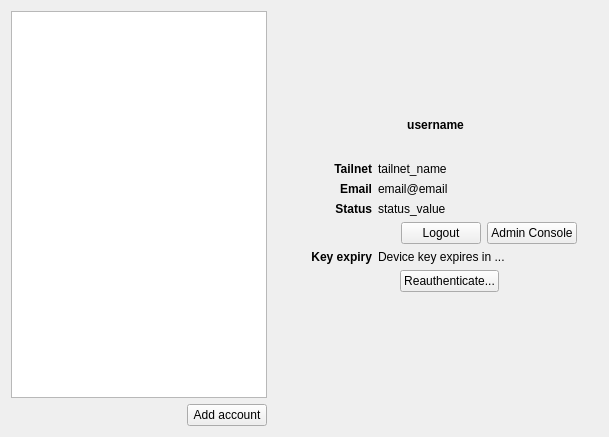
      <widget class="QWidget" name="tabAccount">
       <attribute name="icon">
        <iconset theme="user-offline"/>
       </attribute>
       <attribute name="title">
        <string>Account</string>
       </attribute>
       <layout class="QVBoxLayout" name="verticalLayout_16">
        <item>
         <layout class="QHBoxLayout" name="horizontalLayout_11">
          <item>
           <layout class="QVBoxLayout" name="verticalLayout_15">
            <property name="sizeConstraint">
             <enum>QLayout::SizeConstraint::SetMinimumSize</enum>
            </property>
            <item>
             <widget class="QListWidget" name="lstAccounts">
              <property name="sizePolicy">
               <sizepolicy hsizetype="Preferred" vsizetype="Expanding">
                <horstretch>0</horstretch>
                <verstretch>0</verstretch>
               </sizepolicy>
              </property>
              <property name="maximumSize">
               <size>
                <width>16777215</width>
                <height>16777215</height>
               </size>
              </property>
              <property name="selectionRectVisible">
               <bool>true</bool>
              </property>
             </widget>
            </item>
            <item>
             <layout class="QHBoxLayout" name="horizontalLayout_9">
              <property name="spacing">
               <number>2</number>
              </property>
              <item>
               <spacer name="horizontalSpacer_5">
                <property name="orientation">
                 <enum>Qt::Orientation::Horizontal</enum>
                </property>
                <property name="sizeType">
                 <enum>QSizePolicy::Policy::MinimumExpanding</enum>
                </property>
                <property name="sizeHint" stdset="0">
                 <size>
                  <width>20</width>
                  <height>20</height>
                 </size>
                </property>
               </spacer>
              </item>
              <item>
               <widget class="QPushButton" name="btnAddAccount">
                <property name="sizePolicy">
                 <sizepolicy hsizetype="Fixed" vsizetype="Fixed">
                  <horstretch>0</horstretch>
                  <verstretch>0</verstretch>
                 </sizepolicy>
                </property>
                <property name="text">
                 <string>Add account</string>
                </property>
               </widget>
              </item>
             </layout>
            </item>
           </layout>
          </item>
          <item>
           <widget class="QWidget" name="widget_6" native="true">
            <property name="minimumSize">
             <size>
              <width>325</width>
              <height>0</height>
             </size>
            </property>
            <layout class="QVBoxLayout" name="verticalLayout_18">
             <item>
              <layout class="QVBoxLayout" name="verticalLayout_17">
               <item>
                <layout class="QHBoxLayout" name="horizontalLayout_16">
                 <item>
                  <spacer name="horizontalSpacer_7">
                   <property name="orientation">
                    <enum>Qt::Orientation::Horizontal</enum>
                   </property>
                   <property name="sizeHint" stdset="0">
                    <size>
                     <width>40</width>
                     <height>20</height>
                    </size>
                   </property>
                  </spacer>
                 </item>
                 <item>
                  <widget class="QLabel" name="lblUserImage">
                   <property name="sizePolicy">
                    <sizepolicy hsizetype="Fixed" vsizetype="Fixed">
                     <horstretch>0</horstretch>
                     <verstretch>0</verstretch>
                    </sizepolicy>
                   </property>
                   <property name="minimumSize">
                    <size>
                     <width>92</width>
                     <height>92</height>
                    </size>
                   </property>
                   <property name="maximumSize">
                    <size>
                     <width>92</width>
                     <height>92</height>
                    </size>
                   </property>
                   <property name="text">
                    <string/>
                   </property>
                   <property name="pixmap">
                    <pixmap resource="resources.qrc">:/icons/tray-on.png</pixmap>
                   </property>
                   <property name="scaledContents">
                    <bool>true</bool>
                   </property>
                  </widget>
                 </item>
                 <item>
                  <spacer name="horizontalSpacer_8">
                   <property name="orientation">
                    <enum>Qt::Orientation::Horizontal</enum>
                   </property>
                   <property name="sizeHint" stdset="0">
                    <size>
                     <width>40</width>
                     <height>20</height>
                    </size>
                   </property>
                  </spacer>
                 </item>
                </layout>
               </item>
               <item>
                <widget class="QLabel" name="lblUsername">
                 <property name="font">
                  <font>
                   <bold>true</bold>
                  </font>
                 </property>
                 <property name="text">
                  <string>username</string>
                 </property>
                 <property name="alignment">
                  <set>Qt::AlignmentFlag::AlignCenter</set>
                 </property>
                </widget>
               </item>
               <item>
                <spacer name="verticalSpacer_10">
                 <property name="orientation">
                  <enum>Qt::Orientation::Vertical</enum>
                 </property>
                 <property name="sizeType">
                  <enum>QSizePolicy::Policy::Minimum</enum>
                 </property>
                 <property name="sizeHint" stdset="0">
                  <size>
                   <width>89</width>
                   <height>24</height>
                  </size>
                 </property>
                </spacer>
               </item>
              </layout>
             </item>
             <item>
              <layout class="QHBoxLayout" name="horizontalLayout_15">
               <item>
                <widget class="QLabel" name="label_12">
                 <property name="sizePolicy">
                  <sizepolicy hsizetype="Minimum" vsizetype="Preferred">
                   <horstretch>0</horstretch>
                   <verstretch>0</verstretch>
                  </sizepolicy>
                 </property>
                 <property name="minimumSize">
                  <size>
                   <width>90</width>
                   <height>0</height>
                  </size>
                 </property>
                 <property name="maximumSize">
                  <size>
                   <width>90</width>
                   <height>16777215</height>
                  </size>
                 </property>
                 <property name="font">
                  <font>
                   <bold>true</bold>
                  </font>
                 </property>
                 <property name="text">
                  <string>Tailnet</string>
                 </property>
                 <property name="alignment">
                  <set>Qt::AlignmentFlag::AlignRight|Qt::AlignmentFlag::AlignTrailing|Qt::AlignmentFlag::AlignVCenter</set>
                 </property>
                </widget>
               </item>
               <item>
                <widget class="QLabel" name="lblTailnetName">
                 <property name="font">
                  <font>
                   <bold>false</bold>
                  </font>
                 </property>
                 <property name="text">
                  <string>tailnet_name</string>
                 </property>
                 <property name="alignment">
                  <set>Qt::AlignmentFlag::AlignLeading|Qt::AlignmentFlag::AlignLeft|Qt::AlignmentFlag::AlignVCenter</set>
                 </property>
                </widget>
               </item>
              </layout>
             </item>
             <item>
              <layout class="QHBoxLayout" name="horizontalLayout_14">
               <item>
                <widget class="QLabel" name="label_13">
                 <property name="sizePolicy">
                  <sizepolicy hsizetype="Minimum" vsizetype="Preferred">
                   <horstretch>0</horstretch>
                   <verstretch>0</verstretch>
                  </sizepolicy>
                 </property>
                 <property name="minimumSize">
                  <size>
                   <width>90</width>
                   <height>0</height>
                  </size>
                 </property>
                 <property name="maximumSize">
                  <size>
                   <width>90</width>
                   <height>16777215</height>
                  </size>
                 </property>
                 <property name="font">
                  <font>
                   <bold>true</bold>
                  </font>
                 </property>
                 <property name="text">
                  <string>Email</string>
                 </property>
                 <property name="alignment">
                  <set>Qt::AlignmentFlag::AlignRight|Qt::AlignmentFlag::AlignTrailing|Qt::AlignmentFlag::AlignVCenter</set>
                 </property>
                </widget>
               </item>
               <item>
                <widget class="QLabel" name="lblEmail">
                 <property name="font">
                  <font>
                   <bold>false</bold>
                  </font>
                 </property>
                 <property name="text">
                  <string>email@email</string>
                 </property>
                 <property name="alignment">
                  <set>Qt::AlignmentFlag::AlignLeading|Qt::AlignmentFlag::AlignLeft|Qt::AlignmentFlag::AlignVCenter</set>
                 </property>
                </widget>
               </item>
              </layout>
             </item>
             <item>
              <layout class="QHBoxLayout" name="horizontalLayout_13">
               <item>
                <widget class="QLabel" name="label_14">
                 <property name="sizePolicy">
                  <sizepolicy hsizetype="Minimum" vsizetype="Preferred">
                   <horstretch>0</horstretch>
                   <verstretch>0</verstretch>
                  </sizepolicy>
                 </property>
                 <property name="minimumSize">
                  <size>
                   <width>90</width>
                   <height>0</height>
                  </size>
                 </property>
                 <property name="maximumSize">
                  <size>
                   <width>90</width>
                   <height>16777215</height>
                  </size>
                 </property>
                 <property name="font">
                  <font>
                   <bold>true</bold>
                  </font>
                 </property>
                 <property name="text">
                  <string>Status</string>
                 </property>
                 <property name="alignment">
                  <set>Qt::AlignmentFlag::AlignRight|Qt::AlignmentFlag::AlignTrailing|Qt::AlignmentFlag::AlignVCenter</set>
                 </property>
                </widget>
               </item>
               <item>
                <widget class="QLabel" name="lblStatus">
                 <property name="font">
                  <font>
                   <bold>false</bold>
                  </font>
                 </property>
                 <property name="text">
                  <string>status_value</string>
                 </property>
                 <property name="alignment">
                  <set>Qt::AlignmentFlag::AlignLeading|Qt::AlignmentFlag::AlignLeft|Qt::AlignmentFlag::AlignVCenter</set>
                 </property>
                </widget>
               </item>
              </layout>
             </item>
             <item>
              <layout class="QHBoxLayout" name="horizontalLayout_18">
               <item>
                <spacer name="horizontalSpacer_9">
                 <property name="orientation">
                  <enum>Qt::Orientation::Horizontal</enum>
                 </property>
                 <property name="sizeType">
                  <enum>QSizePolicy::Policy::Expanding</enum>
                 </property>
                 <property name="sizeHint" stdset="0">
                  <size>
                   <width>40</width>
                   <height>20</height>
                  </size>
                 </property>
                </spacer>
               </item>
               <item>
                <widget class="QPushButton" name="btnLogout">
                 <property name="maximumSize">
                  <size>
                   <width>16777215</width>
                   <height>24</height>
                  </size>
                 </property>
                 <property name="text">
                  <string>Logout</string>
                 </property>
                </widget>
               </item>
               <item>
                <widget class="QPushButton" name="btnAdminConsole">
                 <property name="maximumSize">
                  <size>
                   <width>16777215</width>
                   <height>24</height>
                  </size>
                 </property>
                 <property name="text">
                  <string>Admin Console</string>
                 </property>
                </widget>
               </item>
               <item>
                <spacer name="horizontalSpacer_12">
                 <property name="orientation">
                  <enum>Qt::Orientation::Horizontal</enum>
                 </property>
                 <property name="sizeType">
                  <enum>QSizePolicy::Policy::Minimum</enum>
                 </property>
                 <property name="sizeHint" stdset="0">
                  <size>
                   <width>12</width>
                   <height>20</height>
                  </size>
                 </property>
                </spacer>
               </item>
              </layout>
             </item>
             <item>
              <layout class="QHBoxLayout" name="horizontalLayout_12">
               <item>
                <widget class="QLabel" name="label_15">
                 <property name="sizePolicy">
                  <sizepolicy hsizetype="Minimum" vsizetype="Preferred">
                   <horstretch>0</horstretch>
                   <verstretch>0</verstretch>
                  </sizepolicy>
                 </property>
                 <property name="minimumSize">
                  <size>
                   <width>90</width>
                   <height>0</height>
                  </size>
                 </property>
                 <property name="maximumSize">
                  <size>
                   <width>90</width>
                   <height>16777215</height>
                  </size>
                 </property>
                 <property name="font">
                  <font>
                   <bold>true</bold>
                  </font>
                 </property>
                 <property name="text">
                  <string>Key expiry</string>
                 </property>
                 <property name="alignment">
                  <set>Qt::AlignmentFlag::AlignRight|Qt::AlignmentFlag::AlignTrailing|Qt::AlignmentFlag::AlignVCenter</set>
                 </property>
                </widget>
               </item>
               <item>
                <widget class="QLabel" name="lblKeyExpiry">
                 <property name="font">
                  <font>
                   <bold>false</bold>
                  </font>
                 </property>
                 <property name="text">
                  <string>Device key expires in ...</string>
                 </property>
                 <property name="alignment">
                  <set>Qt::AlignmentFlag::AlignLeading|Qt::AlignmentFlag::AlignLeft|Qt::AlignmentFlag::AlignVCenter</set>
                 </property>
                </widget>
               </item>
              </layout>
             </item>
             <item>
              <layout class="QHBoxLayout" name="horizontalLayout_17">
               <item>
                <spacer name="horizontalSpacer_10">
                 <property name="orientation">
                  <enum>Qt::Orientation::Horizontal</enum>
                 </property>
                 <property name="sizeHint" stdset="0">
                  <size>
                   <width>40</width>
                   <height>20</height>
                  </size>
                 </property>
                </spacer>
               </item>
               <item>
                <widget class="QPushButton" name="btnReAuthenticate">
                 <property name="maximumSize">
                  <size>
                   <width>16777215</width>
                   <height>24</height>
                  </size>
                 </property>
                 <property name="text">
                  <string>Reauthenticate...</string>
                 </property>
                </widget>
               </item>
               <item>
                <spacer name="horizontalSpacer_11">
                 <property name="orientation">
                  <enum>Qt::Orientation::Horizontal</enum>
                 </property>
                 <property name="sizeType">
                  <enum>QSizePolicy::Policy::Minimum</enum>
                 </property>
                 <property name="sizeHint" stdset="0">
                  <size>
                   <width>90</width>
                   <height>20</height>
                  </size>
                 </property>
                </spacer>
               </item>
              </layout>
             </item>
             <item>
              <spacer name="verticalSpacer_11">
               <property name="orientation">
                <enum>Qt::Orientation::Vertical</enum>
               </property>
               <property name="sizeHint" stdset="0">
                <size>
                 <width>20</width>
                 <height>125</height>
                </size>
               </property>
              </spacer>
             </item>
            </layout>
           </widget>
          </item>
         </layout>
        </item>
       </layout>
      </widget>
